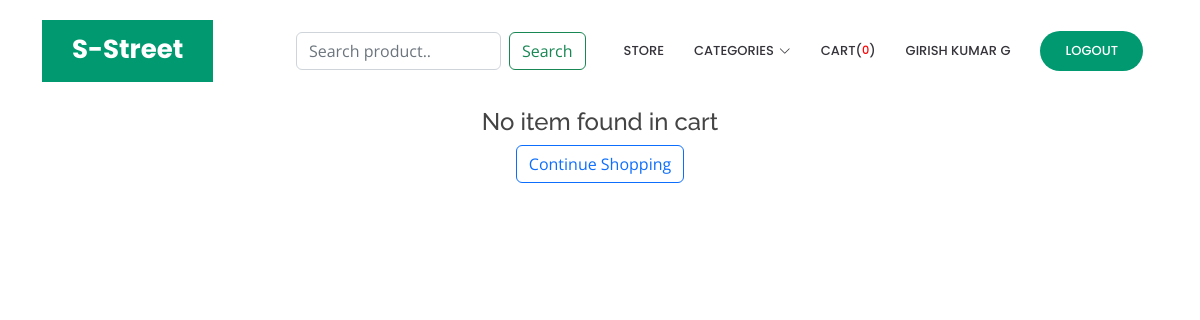
Before: /cart/ (signed in) with the older database file.
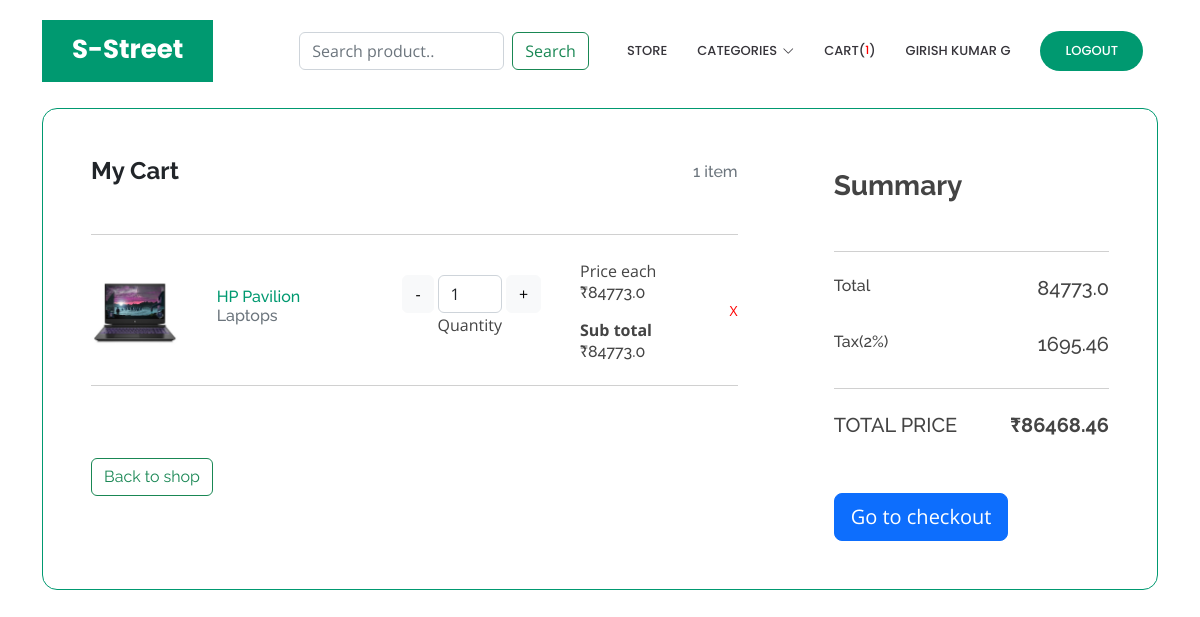
After: the same page with the newer database file.
### carts/models.py (models this page shows, shortened)
class CartItem(models.Model):
    user = models.ForeignKey(Account, on_delete=models.CASCADE)
    product = models.ForeignKey(Product, on_delete=models.CASCADE)
    quantity = models.IntegerField()
    is_active = models.BooleanField(default=True)
    created_date = models.DateTimeField(auto_now_add=True)
    updated_date = models.DateTimeField(auto_now=True)
    id = models.UUIDField(default=uuid.uuid4, editable=False, unique=True, primary_key=True)
    def sub_total(self):
        return (self.product.product_price * self.quantity)

### core/models.py (models this page shows, shortened)
class Product(models.Model):
    product_name = models.CharField(max_length=100, unique=True)
    product_slug = models.CharField(max_length=100, unique=True)
    category = models.ForeignKey(Category, on_delete=models.CASCADE)
    description = models.TextField()
    product_image = models.ImageField(upload_to='product_images/', default='product_images/Product-Image-Coming-Soon.jpg')
    product_price = models.FloatField()
    available_product_count = models.IntegerField()
    created_date = models.DateTimeField(auto_now_add=True)
    modified_date = models.DateTimeField(auto_now=True)
    id = models.UUIDField(default=uuid.uuid4, editable=False, unique=True, primary_key=True)

class Category(models.Model):
    category_name = models.CharField(max_length=100, unique=True)
    category_slug = models.SlugField(max_length=100, unique=True)
    id = models.UUIDField(default=uuid.uuid4, editable=False, unique=True, primary_key=True)
    class Meta:
        verbose_name = 'Category'
        verbose_name_plural = 'Categories'
    def get_url(self):
        return reverse("product_by_category", args=[self.category_slug])
    def __str__(self):
        return self.category_name

### carts/views.py (the view)
# urls.py: path('cart/', include('carts.urls')),
@login_required(login_url='login')
def cart(request):
    cart_item = CartItem.objects.filter(user=request.user)
    cart_count =cart_item.count()
    gross_total = 0
    total = 0
    for item in cart_item:
        total += item.sub_total()
    tax = (total * (2/100))
    gross_total = total + tax
    context = {
        'cart_item': cart_item,
        'total': total,
        'gross_total': gross_total,
        'tax': tax,
        'cart_count': cart_count,
        }
    return render(request, 'carts/cart.html', context)

### accounts/models.py (called while the page is built)
    def full_name(self):
        return f'{self.first_name} {self.last_name}'

### carts/context_processors.py (called while the page is built)
def cartCount(request):
    if request.user.is_authenticated:
        cart_item = CartItem.objects.filter(user=request.user)
        cart_count = cart_item.count()
        return {
            'cart_count': cart_count,
        }
    else:
        cart_count = 0
        return {
            'cart_count': cart_count,
        }

### core/context_processors.py (called while the page is built)
def get_category_url(request):
    links = Category.objects.all()
    return {
        'links': links
    }

### carts/templates/carts/cart.html
{% extends 'main.html' %}
{% block content %}
<section class="h-100 h-custom">
  <div class="container py-5 h-100">
    <div class="row d-flex justify-content-center align-items-center h-100">
      {% if cart_item %}
      <div class="col-12">
        <div class="card card-registration card-registration-2" style="border-radius: 15px; border-color: #009970;">
          <div class="card-body p-0">
            <div class="row g-0">
              <div class="col-lg-8">
                <div class="p-5">
                  <div class="d-flex justify-content-between align-items-center mb-5">
                    <h4 class="fw-bold mb-0 text-dark">My Cart</h4>
                    <h6 class="mb-0 text-muted">{{cart_count}} item{{cart_count|pluralize:"s"}}</h6>
                  </div>
                  <hr class="my-4">
                  {% for item in cart_item %}
                  <div class="row mb-4 d-flex justify-content-between align-items-center">
                    <div class="col-md-2 col-lg-2 col-xl-2">
                      <a href="{% url 'product-details' item.product.id %}">
                      <img
                        src="{{item.product.product_image.url}}"
                        class="img-fluid rounded-3" alt="">
                      </a>
                    </div>
                    <div class="col-md-3 col-lg-3 col-xl-3">
                      <h6 class="text-black mb-0"><a href="{% url 'product-details' item.product.id %}">{{item.product.product_name}}</a></h6>
                      <h6 class="text-muted">{{item.product.category}}</h6>
                    </div>
                    <div class="col-md-3 col-lg-3 col-xl-2 d-flex">
                      <div class="input-group-prepend mx-1">
                        <a href="{% url 'remove-cart-item' item.product.id %}" class="btn btn-light" type="button" id="button-plus"> - </a>
                        </div>
                        <div class="form-outline">
                          <input id="form1" min="0" name="quantity" value="{{item.quantity}}" type="text" class="form-control" readonly/>
                          <label class="form-label" for="form1">Quantity</label>
                        </div>
                        <div class="input-group-append mx-1">
                          <a href="{% url 'add-to-cart' item.product.id %}" class="btn btn-light" type="button" id="button-minus"> + </a>
                          </div>
                    </div>
                    <div class="col-md-3 col-lg-2 col-xl-2 offset-lg-1">
                      <label for="priceeach">Price each</label>
                      <h6 class="mb-3">₹{{item.product.product_price}}</h6>
                      <label for="subtotal"><strong>Sub total</strong></label>
                      <h6 class="mb-0">₹{{item.sub_total}}</h6>
                    </div>
                    <div class="col-md-1 col-lg-1 col-xl-1 text-end">
                      <a href="{% url 'remove-cart' item.product.id %}" class="text-muted"><small style="color: red;">X</small></a>
                    </div>
                  </div>
                  <hr class="my-4">
                  {% endfor %}
                  <div class="pt-5">
                    <h6 class="mb-0"><a href="{% url 'store' %}" class="btn btn-outline-success">Back to shop</a></h6>
                  </div>
                </div>
              </div>
              <div class="col-lg-4 bg-grey">
                <div class="p-5">
                  <h3 class="fw-bold mb-5 mt-2 pt-1">Summary</h3>
                  <hr class="my-4">
                  <div class="d-flex justify-content-between mb-4">
                    <h6>Total</h6>
                    <h5><span>{{total}}</span></h5>
                  </div>
                  <div class="d-flex justify-content-between mb-4">
                    <h6>Tax(2%)</h6>
                    <h5><span>{{tax}}</span></h5>
                  </div>
                  <hr class="my-4">
                  <div class="d-flex justify-content-between mb-5">
                    <h5 class="text-uppercase">Total price</h5>
                    <h5><strong>₹{{gross_total}}</strong></h5>
                  </div>
                  <a href="{% url 'checkout' %}" class="btn btn-primary btn-lg btn-block">
                    Go to checkout
                  </a>
                </div>
              </div>
            </div>
          </div>
        </div>
      </div>
      {% else %}
      <div class="text-center">
        <h4>No item found in cart</h4>
        <a href="{% url 'store' %}" class="btn btn-outline-primary">Continue Shopping</a>
      </div>
      {% endif %}
    </div>
  </div>
</section>
{% endblock %}

### templates/includes/navbar.html (shortened to what this page needs)
  <header id="header" class="fixed-top d-flex align-items-center">
    <div class="container">
      <div class="header-container d-flex align-items-center justify-content-between">
        <div class="logo">
          <h1 class="text-light"><a href="{% url 'index' %}"><span>S-Street</span></a></h1>
        </div>
        <nav id="navbar" class="navbar noPrint">
          <ul>
            <li class="mx-2">
              <div class="input-group">
                <form class="d-flex" action="{% url 'search' %}" method="GET">
                  <input class="form-control me-2" type="search" placeholder="Search product.." aria-label="Search" name="query">
                  <button class="btn btn-outline-success" type="submit">Search</button>
                </form>
            </div>
          </li>
            <li><a class="nav-link scrollto" href="{% url 'store' %}">Store</a></li>
            <li class="dropdown"><a href="#"><span>Categories</span> <i class="bi bi-chevron-down"></i></a>
            </li>
            {% if request.user.is_authenticated %}
            <li><a href="{% url 'cart' %}">Cart( <small style="color: red;">{{cart_count}}</small>)</a></li>
            <li><a class="nav-link scrollto" href="{% url 'profile' %}">{{request.user.full_name}}</a></li>
            <li><a class="getstarted scrollto" href="{% url 'logout' %}">Logout</a></li>
            {% else %}
            <li><a class="getstarted scrollto" href="{% url 'login' %}">Login</a></li>
            <li><a class="getstarted scrollto" href="{% url 'user-register' %}">Register</a></li>
            {% endif %}
          </ul>
        </nav>
      </div>
    </div>
  </header>

Changed rows visible on the page:
added CartItem: product.product_image (picture), product.product_name "HP Pavilion", product.category "Laptops", quantity "1", product.product_price "84773.0", sub_total "84773.0"
Other visible differences:
{{ cart_count }}: "0" → "1"
{{ cart_count }}: (not shown) → "1"
{{ total }}: (not shown) → "84773.0"
{{ tax }}: (not shown) → "1695.46"
{{ gross_total }}: (not shown) → "86468.46"
text no longer shown: "No item found in cart Continue Shopping"
text now shown: "My Cart item Back to shop Summary Total Tax(2%) TOTAL PRICE ₹ Go to checkout"
